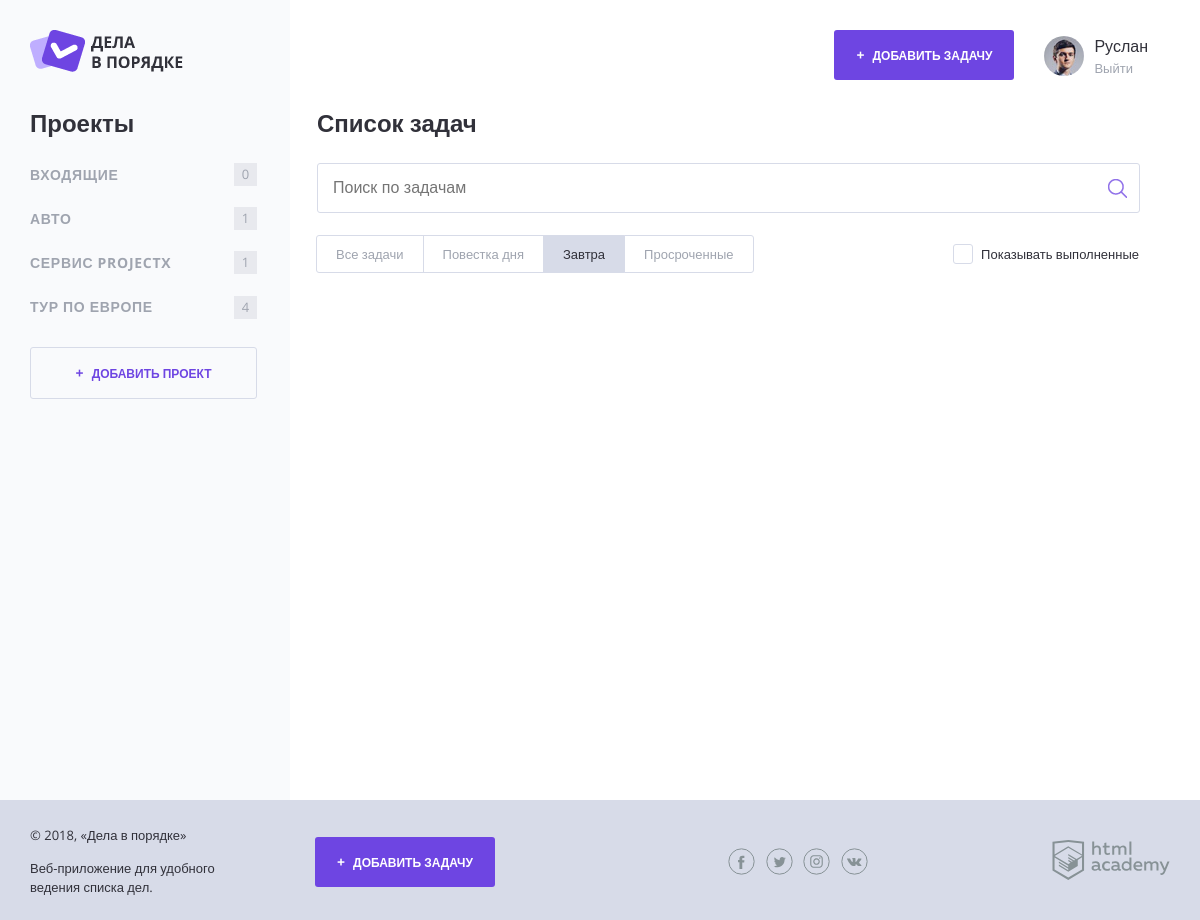
Page /index.php?filter=tomorrow (signed in) on the committed database.
### tables this page shows
CREATE TABLE categories (
  id          INT         AUTO_INCREMENT,
  name        CHAR(64)   NOT NULL,
  creator_id  INT         NOT NULL,

  PRIMARY KEY (id),
  INDEX (creator_id)
);

### utils.php (called while the page is built, shortened)
<?php
  function fillView($viewFilename, $data = []) {
    $viewPath = VIEWS_DIRECTORY_PATH.$viewFilename;
    $view = '';
    if (is_readable($viewPath)) {
      extract($data);
      require_once($viewPath);
      $view = ob_get_clean();
    }
    return $view;
  }

### model-workers.php (called while the page is built, shortened)
<?php
  require_once('./utils.php');
  function getCategories($databaseConnection, $userID) {
    $requestString = "SELECT id, name
                      FROM categories
                      WHERE creator_id = {$userID}";
    return downloadData($databaseConnection, $requestString);
  }
  function downloadData($databaseConnection, $requestString, $parseMethod = PARSE_DATA_ALL) {
    $receivedData = $databaseConnection->query($requestString);
    switch ($parseMethod) {
      case PARSE_DATA_ALL:
        $adaptedData = $receivedData->fetch_all(MYSQLI_ASSOC);
        break;
    }
    $adaptedData = $adaptedData ? convertArrayStringsToNumbers($adaptedData) : [];
    return $adaptedData;
  }

### templates/sidebar-categories.php (the view)
<section class="content__side">
  <h2 class="content__side-heading">Проекты</h2>
  <nav class="main-navigation">
    <ul class="main-navigation__list">
      <?php foreach ($categories as $categoryData): ?>
        <li class="main-navigation__list-item">
          <a class="main-navigation__list-item-link" href="index.php?category_id=<?= $categoryData['id']; ?>">
            <?= strip_tags($categoryData['name']); ?>
          </a>
          <span class="main-navigation__list-item-count">
            <?= $categoryData['active_tasks']; ?>
          </span>
        </li>
      <?php endforeach; ?>
    </ul>
  </nav>
  <a class="button button--transparent button--plus content__side-button"
      href="add-category.php">
    Добавить проект
  </a>
</section>

### css/style.css (style rules this page uses)
html, body { height: 100%; word-wrap: break-word; overflow-wrap: break-word; word-break: break-word; }
body { position: relative; min-width: 1180px; font-size: 16px; font-family: "OpenSans", sans-serif; color: #31313a; }
a { text-decoration: none; }
.button { display: inline-block; width: 180px; padding: 17px 0; font-weight: 700; font-size: 12px; text-align: center; color: #ffffff; text-transform: uppercase; text-decoration: none; background-color: #6e45e2; border: 0; border-radius: 3px; }
.button--plus::before { content: "+"; margin-right: 5px; font-size: 14px; }
.button--transparent { color: #6e45e2; border: 1px solid #d7dbe8; }
.button--transparent, .button--transparent:hover, .button--transparent:focus, .button--transparent:active { background-color: transparent; }
.content__side { width: 260px; }
.content__side-heading { margin: 0; margin-bottom: 15px; }
.content__side-button { width: 225px; }
.main-navigation { margin-bottom: 18px; }
.main-navigation__list { margin: 0 0 0 -8px; padding: 0; list-style: none; }
.main-navigation__list-item { display: flex; align-items: center; font-size: 14px; color: #9fa4af; text-transform: uppercase; }
.main-navigation__list-item-link { flex-grow: 1; padding: 14px 8px; font-weight: bold; color: inherit; text-decoration: none; letter-spacing: 0.05em; }
.main-navigation__list-item-count { display: inline-block; min-width: 19px; min-height: 19px; margin-right: 33px; padding: 2px; font-size: 13px; line-height: 18px; text-align: center; background-color: #e8e9ee; }

### rows in the picture
categories: name "АВТО", active_tasks "1"
categories: name "СЕРВИС PROJECTX", active_tasks "1"
categories: name "ТУР ПО ЕВРОПЕ", active_tasks "4"

### other values in the picture
controlStringLength($_SESSION['user']['name'], 23) "Руслан"
strip_tags($categoryData['name']) "ВХОДЯЩИЕ"
$categoryData['active_tasks'] "0"
$title "Все задачи"
$title "Повестка дня"
$title "Завтра"
$title "Просроченные"
